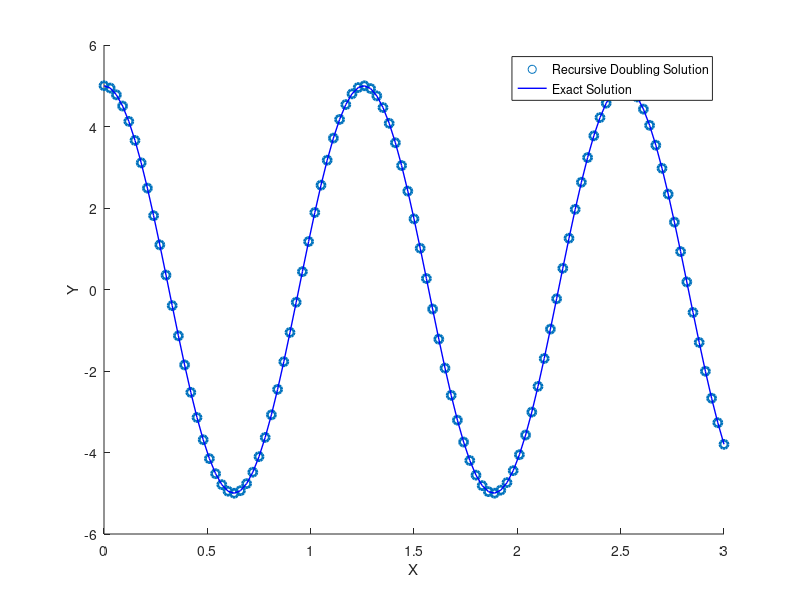

MATLAB code for this plot:
clc
clear
y1 = [5.00044 4.94372 4.7767 4.50221 4.12667 3.65843 3.10804 2.48785 1.81178 1.09503 0.353685 -0.395603 -1.13601 -1.8509 -2.52422 -3.14086 -3.68696 -4.15026 -4.52035 -4.78892 -4.94995 -4.99981 -4.93738 -4.76408 -4.48378 -4.10279 -3.62965 -3.075 -2.4513 -1.77254 -1.05398 -0.311742 0.437494 1.1769 1.88988 2.56042 3.17346 3.71522 4.17355 4.53815 4.80084 4.95571 4.99928 4.93058 4.75115 4.46502 4.07861 3.60061 3.04175 2.41457 1.73317 1.01285 0.269776 -0.479353 -1.21772 -1.92873 -2.59644 -3.20583 -3.74322 -4.19655 -4.55564 -4.81241 -4.96111 -4.9984 -4.92343 -4.73789 -4.44594 -4.05415 -3.57132 -3.00828 -2.37768 -1.69368 -0.971647 -0.227792 0.521179 1.25844 1.96745 2.63227 3.23797 3.77096 4.21926 4.5728 4.82365 4.96617 4.99716 4.91592 4.72429 4.42655 4.02941 3.54177 2.97459 2.34061 1.65407 0.930378 0.185791 -0.562964 -1.29909 -2.00598 -2.66808 -3.26927 -3.80072];
x = linspace(0,3,101);
y2 = 5*cos(5*x);
figure
scatter(x, y1, 'r*', 'LineWidth', 2, 'DisplayName', 'Recursive Doubling Solution')
xlabel("X")
ylabel("Y")
hold on
plot(x, y2, 'b-', 'LineWidth', 1, 'DisplayName', 'Exact Solution')
legend()